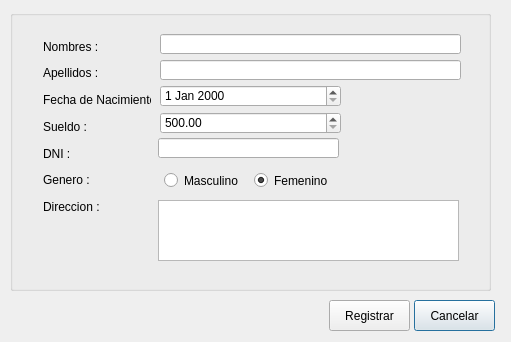
<?xml version="1.0" encoding="UTF-8"?>
<ui version="4.0">
 <class>registrarUsuario</class>
 <widget class="QDialog" name="registrarUsuario">
  <property name="geometry">
   <rect>
    <x>0</x>
    <y>0</y>
    <width>511</width>
    <height>342</height>
   </rect>
  </property>
  <property name="windowTitle">
   <string>Registrar Usuario</string>
  </property>
  <widget class="QGroupBox" name="groupBox">
   <property name="geometry">
    <rect>
     <x>10</x>
     <y>10</y>
     <width>481</width>
     <height>281</height>
    </rect>
   </property>
   <property name="title">
    <string/>
   </property>
   <widget class="QTextEdit" name="txtDireccion">
    <property name="geometry">
     <rect>
      <x>148</x>
      <y>190</y>
      <width>301</width>
      <height>61</height>
     </rect>
    </property>
   </widget>
   <widget class="QDateEdit" name="deFechaNac">
    <property name="geometry">
     <rect>
      <x>150</x>
      <y>75</y>
      <width>181</width>
      <height>22</height>
     </rect>
    </property>
   </widget>
   <widget class="QWidget" name="layoutWidget">
    <property name="geometry">
     <rect>
      <x>33</x>
      <y>26</y>
      <width>108</width>
      <height>181</height>
     </rect>
    </property>
    <layout class="QVBoxLayout" name="verticalLayout">
     <item>
      <widget class="QLabel" name="label">
       <property name="text">
        <string>Nombres :</string>
       </property>
      </widget>
     </item>
     <item>
      <widget class="QLabel" name="label_2">
       <property name="text">
        <string>Apellidos :</string>
       </property>
      </widget>
     </item>
     <item>
      <widget class="QLabel" name="label_3">
       <property name="text">
        <string>Fecha de Nacimiento :</string>
       </property>
      </widget>
     </item>
     <item>
      <widget class="QLabel" name="label_4">
       <property name="text">
        <string>Sueldo :</string>
       </property>
      </widget>
     </item>
     <item>
      <widget class="QLabel" name="label_5">
       <property name="text">
        <string>DNI :</string>
       </property>
      </widget>
     </item>
     <item>
      <widget class="QLabel" name="label_6">
       <property name="text">
        <string>Genero :</string>
       </property>
      </widget>
     </item>
     <item>
      <widget class="QLabel" name="label_7">
       <property name="text">
        <string>Direccion :</string>
       </property>
      </widget>
     </item>
    </layout>
   </widget>
   <widget class="QRadioButton" name="rbMasc">
    <property name="geometry">
     <rect>
      <x>154</x>
      <y>162</y>
      <width>82</width>
      <height>17</height>
     </rect>
    </property>
    <property name="text">
     <string>Masculino</string>
    </property>
   </widget>
   <widget class="QLineEdit" name="txtNombres">
    <property name="geometry">
     <rect>
      <x>150</x>
      <y>24</y>
      <width>301</width>
      <height>20</height>
     </rect>
    </property>
   </widget>
   <widget class="QDoubleSpinBox" name="dspSueldo">
    <property name="geometry">
     <rect>
      <x>150</x>
      <y>102</y>
      <width>181</width>
      <height>22</height>
     </rect>
    </property>
    <property name="minimum">
     <double>500.000000000000000</double>
    </property>
    <property name="maximum">
     <double>10000.000000000000000</double>
    </property>
    <property name="singleStep">
     <double>100.000000000000000</double>
    </property>
   </widget>
   <widget class="QLineEdit" name="txtDni">
    <property name="geometry">
     <rect>
      <x>148</x>
      <y>128</y>
      <width>181</width>
      <height>20</height>
     </rect>
    </property>
    <property name="maxLength">
     <number>8</number>
    </property>
   </widget>
   <widget class="QRadioButton" name="rbFem">
    <property name="geometry">
     <rect>
      <x>244</x>
      <y>162</y>
      <width>82</width>
      <height>17</height>
     </rect>
    </property>
    <property name="text">
     <string>Femenino</string>
    </property>
    <property name="checked">
     <bool>true</bool>
    </property>
   </widget>
   <widget class="QLineEdit" name="txtApellidos">
    <property name="geometry">
     <rect>
      <x>150</x>
      <y>50</y>
      <width>301</width>
      <height>20</height>
     </rect>
    </property>
   </widget>
  </widget>
  <widget class="QPushButton" name="ctnCancelar">
   <property name="geometry">
    <rect>
     <x>414</x>
     <y>300</y>
     <width>81</width>
     <height>31</height>
    </rect>
   </property>
   <property name="text">
    <string>Cancelar</string>
   </property>
  </widget>
  <widget class="QPushButton" name="btnRegistrar">
   <property name="geometry">
    <rect>
     <x>329</x>
     <y>300</y>
     <width>81</width>
     <height>31</height>
    </rect>
   </property>
   <property name="text">
    <string>Registrar</string>
   </property>
  </widget>
 </widget>
 <tabstops>
  <tabstop>txtNombres</tabstop>
  <tabstop>txtApellidos</tabstop>
  <tabstop>deFechaNac</tabstop>
  <tabstop>dspSueldo</tabstop>
  <tabstop>txtDni</tabstop>
  <tabstop>rbMasc</tabstop>
  <tabstop>txtDireccion</tabstop>
  <tabstop>btnRegistrar</tabstop>
  <tabstop>ctnCancelar</tabstop>
  <tabstop>rbFem</tabstop>
 </tabstops>
 <resources/>
 <connections/>
</ui>
